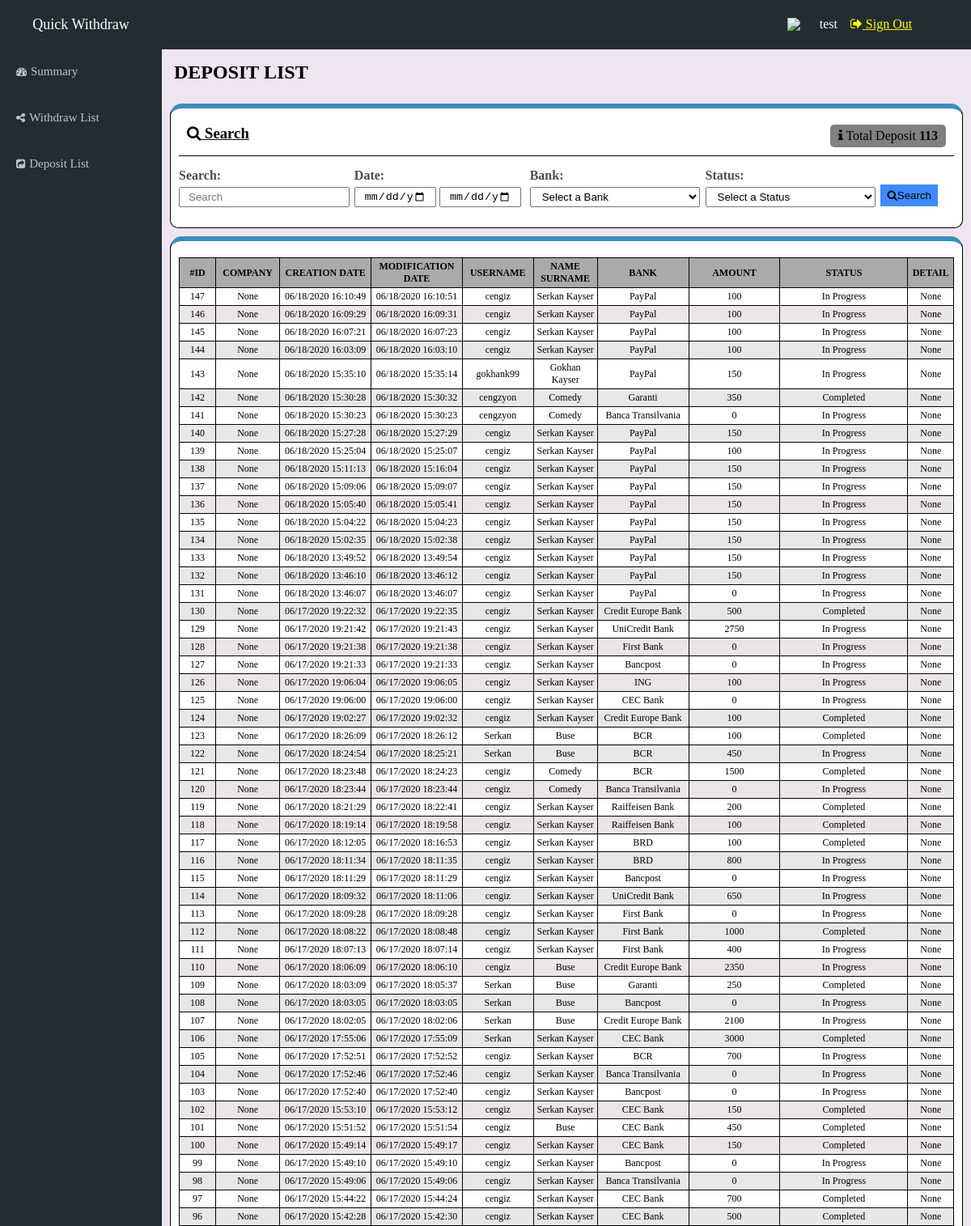
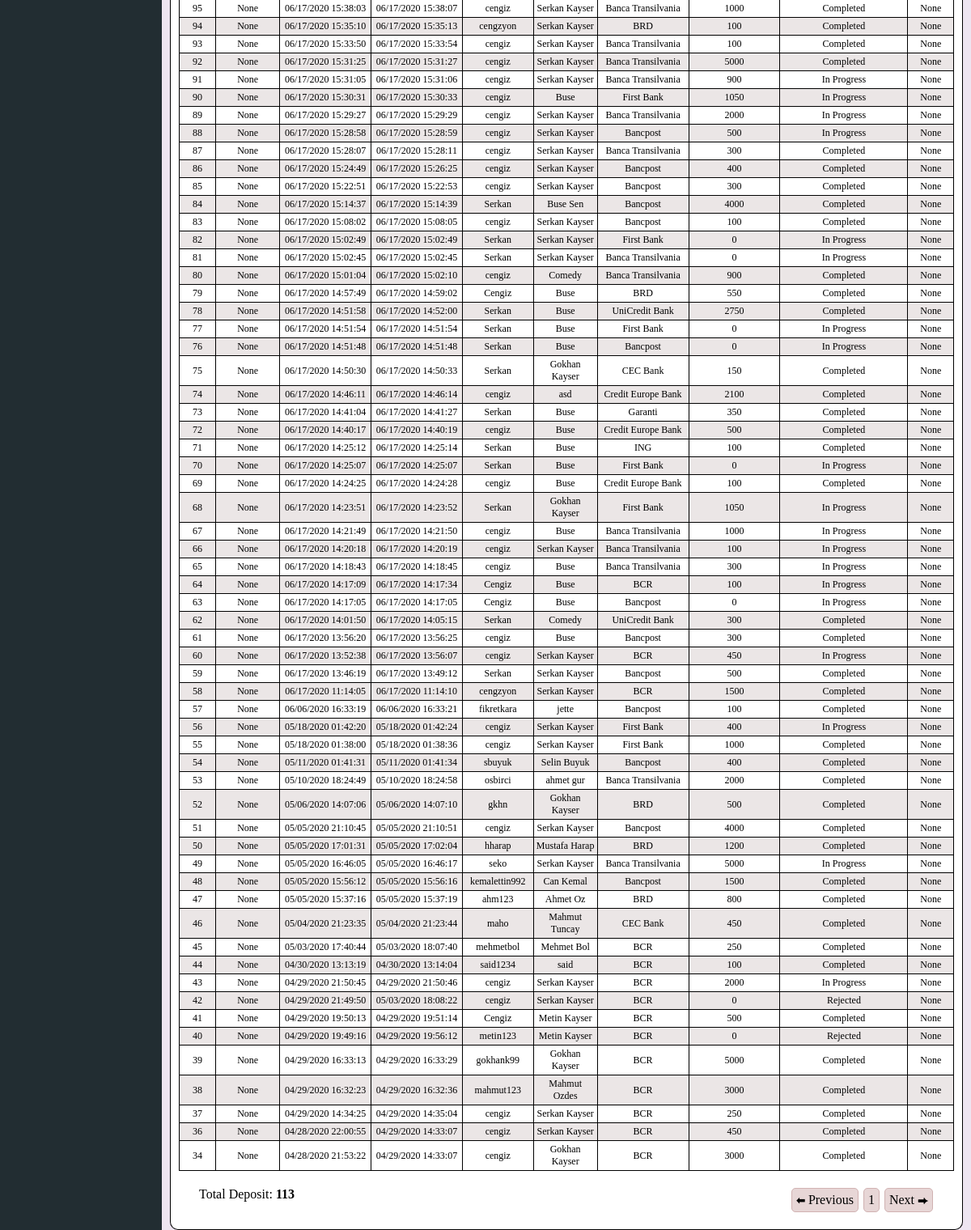
Page /dp_list/ (signed in) on the earlier database version (2 pictures, top to bottom).
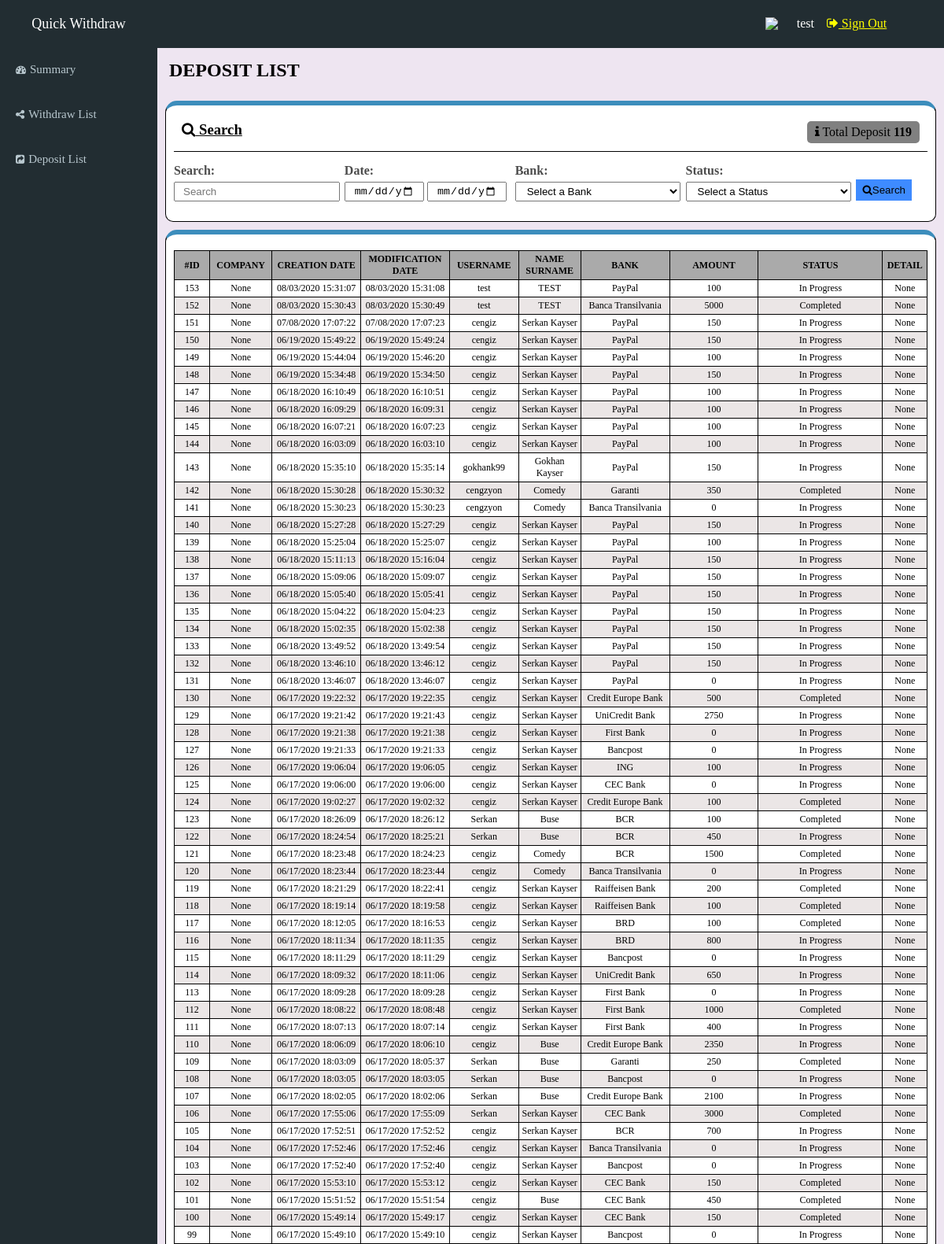
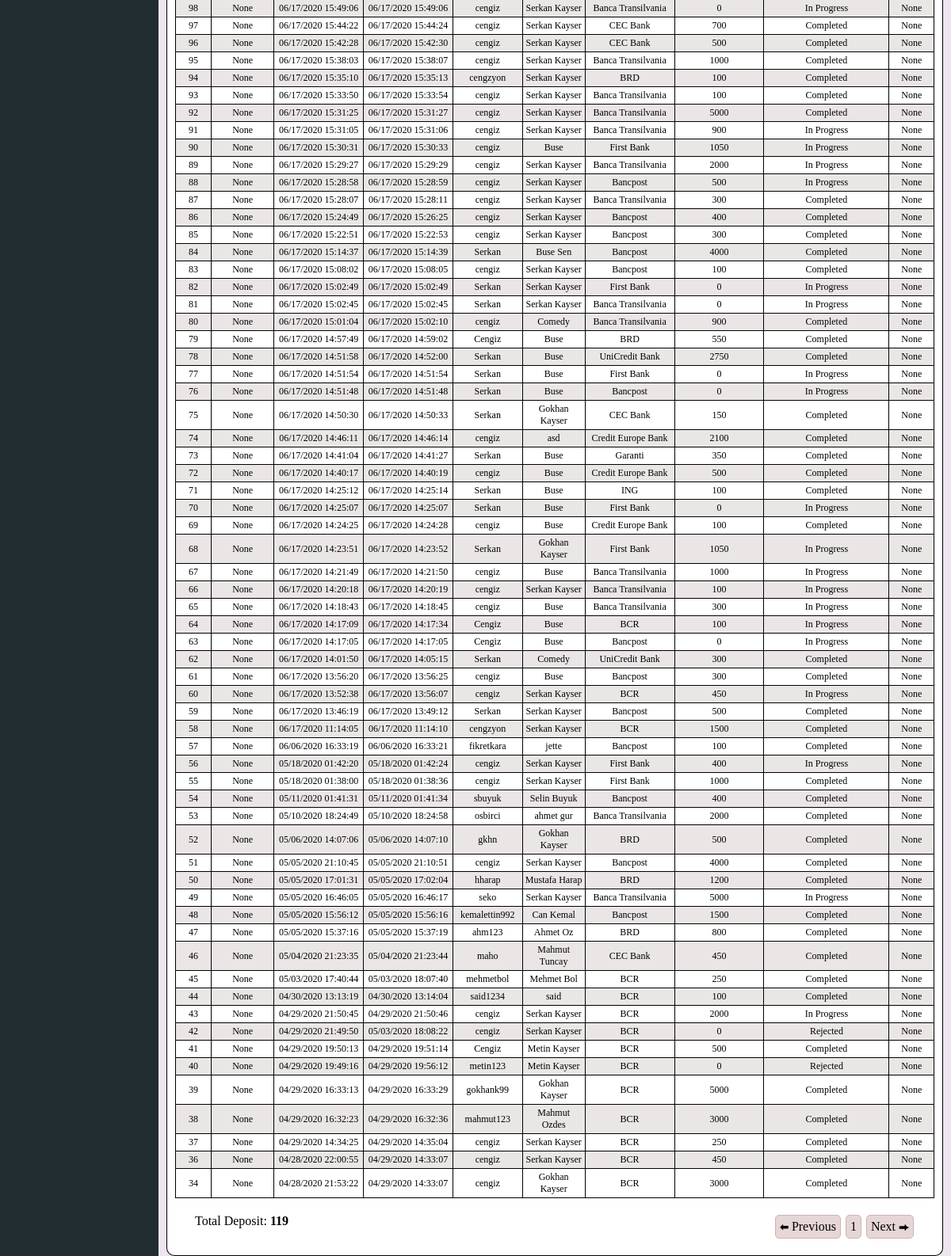
Same page on the later database version (2 pictures, top to bottom).
### first_app/models.py (models this page shows, shortened)
class Deposit_Form(models.Model):
    id = models.AutoField(unique=True, primary_key=True)
    name = models.CharField(max_length=264)
    username = models.CharField(max_length=264)
    all_bank_name = (
        ('PayPal', 'PayPal'),
        ('Banca Transilvania', 'Banca Transilvania'),
        ('Bancpost', 'Bancpost'),
        ('BCR', 'BCR'),
        ('BRD', 'BRD'),
        ('CEC Bank', 'CEC Bank'),
        ('Credit Europe Bank', 'Credit Europe Bank'),
        ('First Bank', 'First Bank'),
        ('Garanti', 'Garanti'),
        ('ING', 'ING'),
        ('UniCredit Bank', 'UniCredit Bank'),
        ('Raiffeisen Bank', 'Raiffeisen Bank'),
    )
    bank_name = models.CharField(max_length=50, default='' ,choices=all_bank_name)
    amount = models.IntegerField(default=0)
    all_status = (
        ('Pending', 'Pending'),
        ('In Progress', 'In Progress'),
        ('Completed', 'Completed'),
        ('Rejected', 'Rejected'),
    )
    status = models.CharField(max_length=15, default='In Progress', choices=all_status)
    created_date = models.DateTimeField(default=now, editable=False)
    modified_date = models.DateTimeField(auto_now=True)
    company_names = (
        ('xbet', 'xbet'),
        ('ybet', 'ybet'),
        ('zbet', 'zbet'),
    )
    company = models.CharField(max_length=50 ,choices=company_names)

### first_app/views.py (the view)
# urls.py: path('dp_list/', views.dp_list_pg, name='dp_list'),
@login_required
def dp_list_pg(request):
    deposit_list = Deposit_Form.objects.order_by('-id')
    counter = 0
    for dep in deposit_list:
        counter += 1
    my_context = {
        'Deposit_Form': deposit_list,
        'Sum': counter,
    }
    return render(request, 'first_app/dp_list_pg.html', context=my_context)

### templates/first_app/dp_list_pg.html (shortened to what this page needs)
{% extends 'first_app/base.html' %}
{% block content %}
<section class="content">
    <h2>DEPOSIT LIST</h2>
    <div class="divSearch">
        <div class="divSearch1-1">
            <h3 class="search_bar"><i class="fa fa-search"></i> Search</h3>
            <p><i class="fa fa-info"></i> Total Deposit
              <span class="total">
                {{ Sum }}
              </span></p>
        </div>
        <form class="divSearch1-2" action="{% url 'search_dp' %}" method="get">
            <div class="search1">
                <label for="">Search:</label>
                <input type="text" placeholder="Search" name="s1">
            </div>
            <div class="search2">
                <label for="">Date:</label>
                    <div class="searchDate">
                    <input type="date" name="s2-1">
                    <input type="date" name="s2-2">
                </div>
            </div>
            <div class="search3">
                <label for="">Bank:</label>
                <select name="s3" id="">
                    <option value="">Select a Bank</option>
                </select>
            </div>
            <div class="search4">
                <label for="">Status:</label>
                <select name="s4" id="">
                    <option value="">Select a Status</option>
                </select>
            </div>
            <div class="search5">
                <button class="searchButton"><i class="fa fa-search"></i>Search</button>
            </div>
        </form>
    </div>
    <div class="withdrawList">
        {% if Deposit_Form %}
          <table>
              <tr>
                  <th>#ID</th>
                  <th>COMPANY</th>
                  <th>CREATION DATE</th>
                  <th>MODIFICATION DATE</th>
                  <th>USERNAME</th>
                  <th>NAME SURNAME</th>
                  <th>BANK</th>
                  <th>AMOUNT</th>
                  <th>STATUS</th>
                  <th>DETAIL</th>
              </tr>
              <tr>
                {% for dep in Deposit_Form %}
                <td>{{ dep.id }} </td>
                <td>{{ None }} </td>
                <td>{{ dep.created_date|date:"SHORT_DATE_FORMAT" }} {{ dep.created_date|time:"H:i:s" }} </td>
                <td>{{ dep.modified_date|date:"SHORT_DATE_FORMAT" }} {{ dep.modified_date|time:"H:i:s" }} </td>
                <td>{{ dep.username }} </td>
                <td>{{ dep.name }}</td>
                <td>{{ dep.bank_name }}</td>
                <td>{{ dep.amount }}</td>
                <td>{{ dep.status }}</td>
                <td>{{ None }} </td>
              </tr>
                {% endfor %}
          </table>
        {% else %}
            <p>You dont have any data</p>
        {% endif %}
        <div class="withdrawEnd">
            <p>Total Deposit:
              <span class="total">
                {{ Sum }}
               </span></p>
            <div class="pageNumbers">
                <ul>
                    <li><span class="arrow">⬅</span> Previous</li>
                    <li>1</li>
                    <li>Next <span class="arrow">⮕</span></li>
                </ul>
            </div>
        </div>
    </div>
</section>
{% endblock %}

Differences in the rows shown:
added Deposit_Form: id "153", None "None", created_date "08/03/2020", created_date "15:31:07", modified_date "08/03/2020", modified_date "15:31:08", username "test", name "TEST", bank_name "PayPal", amount "100", status "In Progress"
added Deposit_Form: id "152", None "None", created_date "08/03/2020", created_date "15:30:43", modified_date "08/03/2020", modified_date "15:30:49", username "test", name "TEST", bank_name "Banca Transilvania", amount "5000", status "Completed"
added Deposit_Form: id "151", None "None", created_date "07/08/2020", created_date "17:07:22", modified_date "07/08/2020", modified_date "17:07:23", username "cengiz", name "Serkan Kayser", bank_name "PayPal", amount "150", status "In Progress"
added Deposit_Form: id "150", None "None", created_date "06/19/2020", created_date "15:49:22", modified_date "06/19/2020", modified_date "15:49:24", username "cengiz", name "Serkan Kayser", bank_name "PayPal", amount "150", status "In Progress"
added Deposit_Form: id "149", None "None", created_date "06/19/2020", created_date "15:44:04", modified_date "06/19/2020", modified_date "15:46:20", username "cengiz", name "Serkan Kayser", bank_name "PayPal", amount "100", status "In Progress"
added Deposit_Form: id "148", None "None", created_date "06/19/2020", created_date "15:34:48", modified_date "06/19/2020", modified_date "15:34:50", username "cengiz", name "Serkan Kayser", bank_name "PayPal", amount "150", status "In Progress"
Other differences:
{{ Sum }}: "113" → "119"
